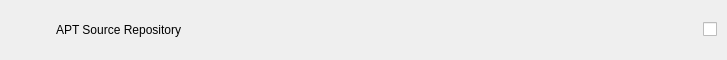
<?xml version="1.0" encoding="UTF-8"?>
<ui version="4.0">
 <class>APTSourceRepositoryItem</class>
 <widget class="QWidget" name="APTSourceRepositoryItem">
  <property name="geometry">
   <rect>
    <x>0</x>
    <y>0</y>
    <width>727</width>
    <height>60</height>
   </rect>
  </property>
  <property name="sizePolicy">
   <sizepolicy hsizetype="Preferred" vsizetype="Expanding">
    <horstretch>0</horstretch>
    <verstretch>0</verstretch>
   </sizepolicy>
  </property>
  <property name="minimumSize">
   <size>
    <width>0</width>
    <height>60</height>
   </size>
  </property>
  <property name="maximumSize">
   <size>
    <width>16777215</width>
    <height>16777215</height>
   </size>
  </property>
  <property name="windowTitle">
   <string/>
  </property>
  <layout class="QVBoxLayout" name="verticalLayout">
   <property name="spacing">
    <number>0</number>
   </property>
   <property name="leftMargin">
    <number>0</number>
   </property>
   <property name="topMargin">
    <number>0</number>
   </property>
   <property name="rightMargin">
    <number>0</number>
   </property>
   <property name="bottomMargin">
    <number>0</number>
   </property>
   <item>
    <widget class="QWidget" name="aptSourceRepositoryItemWidget" native="true">
     <property name="sizePolicy">
      <sizepolicy hsizetype="Expanding" vsizetype="Expanding">
       <horstretch>0</horstretch>
       <verstretch>0</verstretch>
      </sizepolicy>
     </property>
     <property name="cursor">
      <cursorShape>PointingHandCursor</cursorShape>
     </property>
     <layout class="QHBoxLayout" name="startupAppLayout">
      <property name="spacing">
       <number>15</number>
      </property>
      <property name="leftMargin">
       <number>15</number>
      </property>
      <property name="topMargin">
       <number>10</number>
      </property>
      <property name="rightMargin">
       <number>10</number>
      </property>
      <property name="bottomMargin">
       <number>10</number>
      </property>
      <item>
       <widget class="QLabel" name="lblAptSourceIcon">
        <property name="minimumSize">
         <size>
          <width>26</width>
          <height>26</height>
         </size>
        </property>
        <property name="maximumSize">
         <size>
          <width>52</width>
          <height>52</height>
         </size>
        </property>
        <property name="text">
         <string/>
        </property>
        <property name="scaledContents">
         <bool>true</bool>
        </property>
       </widget>
      </item>
      <item>
       <widget class="QLabel" name="lblAptSourceName">
        <property name="accessibleName">
         <string notr="true"/>
        </property>
        <property name="text">
         <string notr="true">APT Source Repository</string>
        </property>
       </widget>
      </item>
      <item>
       <spacer name="horizontalSpacer">
        <property name="orientation">
         <enum>Qt::Horizontal</enum>
        </property>
        <property name="sizeHint" stdset="0">
         <size>
          <width>0</width>
          <height>20</height>
         </size>
        </property>
       </spacer>
      </item>
      <item>
       <widget class="QCheckBox" name="checkAptSource">
        <property name="cursor">
         <cursorShape>PointingHandCursor</cursorShape>
        </property>
        <property name="focusPolicy">
         <enum>Qt::NoFocus</enum>
        </property>
        <property name="styleSheet">
         <string notr="true"/>
        </property>
        <property name="iconSize">
         <size>
          <width>45</width>
          <height>23</height>
         </size>
        </property>
       </widget>
      </item>
     </layout>
    </widget>
   </item>
  </layout>
 </widget>
 <resources/>
 <connections/>
</ui>
